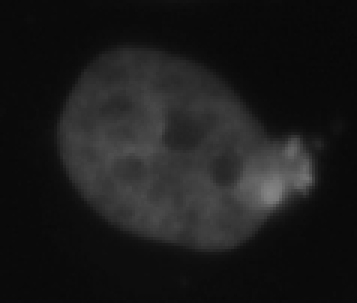
#> input picture 03_EdgeDetection/pic-3.tiff, 119 x 101 px, given in place of GFP_06-DAPI_dx1dy.tif, which was not available (shown 3 times larger)
$ python Lecture_07_03_SVM_Seg.py   (older library calls are emulated)
#> lines starting #> are read from the running program, lines starting #| are printed output that depends on the picture; after the words box and inside, x2 and y2 are one past the last pixel; in counts of white or black regions, pixels touching at a corner belong together; pictures that were not available may be replaced by others from this repository, and a replacement may not be noted
#!/usr/bin/env python3
# -*- coding: utf-8 -*-

# ******************************************
# yanrpi @2018
# ******************************************

import numpy as np
import matplotlib.pyplot as plt

from skimage import io

from sklearn import svm
from sklearn import preprocessing

from os import path
import time

# %%

outPath = r'./temp'
fName = "GFP_06-DAPI.tif"

fGradient = path.join(outPath, 'GFP_06-DAPI_dx1dy.tif')
fPositive = path.join(outPath, 'Annotations_CellPositive_Mask.tif')
fNegative = path.join(outPath, 'Annotations_CellNegative_Mask.tif')
IGradient = io.imread(fGradient)
#> IGradient is the input picture: shape (101, 119); min 8, max 133, mean 27.2
IPositive = io.imread(fPositive)
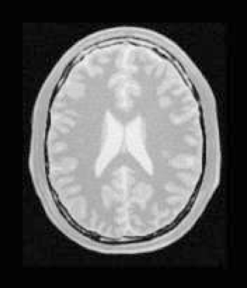
#> input picture 07_Registration/img0.png, 247 x 288 px, given in place of Annotations_CellPositive_Mask.tif, which was not available
#> IPositive is the input picture: shape (288, 247); min 0, max 245, mean 93.6
INegative = io.imread(fNegative)

idxPositive = IPositive > 0
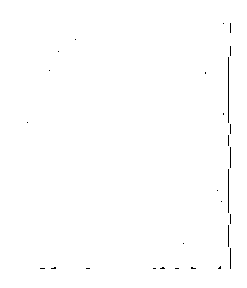
#> idxPositive: shape (288, 247) bool; 99.6% white; black in thin lines or dots, all inside (x1, y1, x2, y2) = (27, 23, 231, 269)
idxNegative = INegative > 0

X = io.imread(fName)
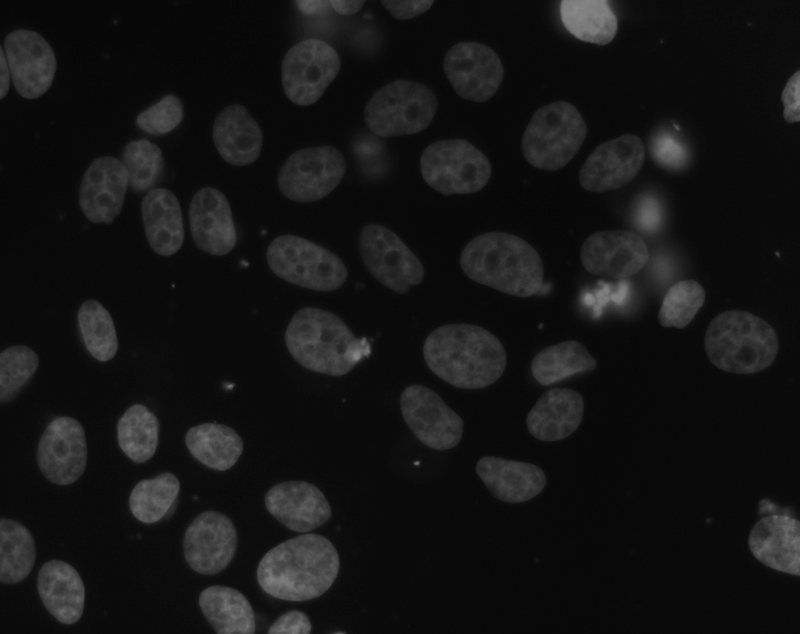
#> input picture 01_PythonBasics/GFP_06-DAPI.tif, 800 x 634 px, found by its file name
#> X is the input picture: shape (634, 800); min 6, max 137, mean 20.5
nx,ny = X.shape
#> nx = 634; ny = 800

XN = X.copy().astype(np.float)

# %%

nFeatures = 2
FEATS = np.zeros((nx,ny,nFeatures))
FEATS[:,:,0] = X
#> (the run stopped early here; a loop or call above may not have finished)
